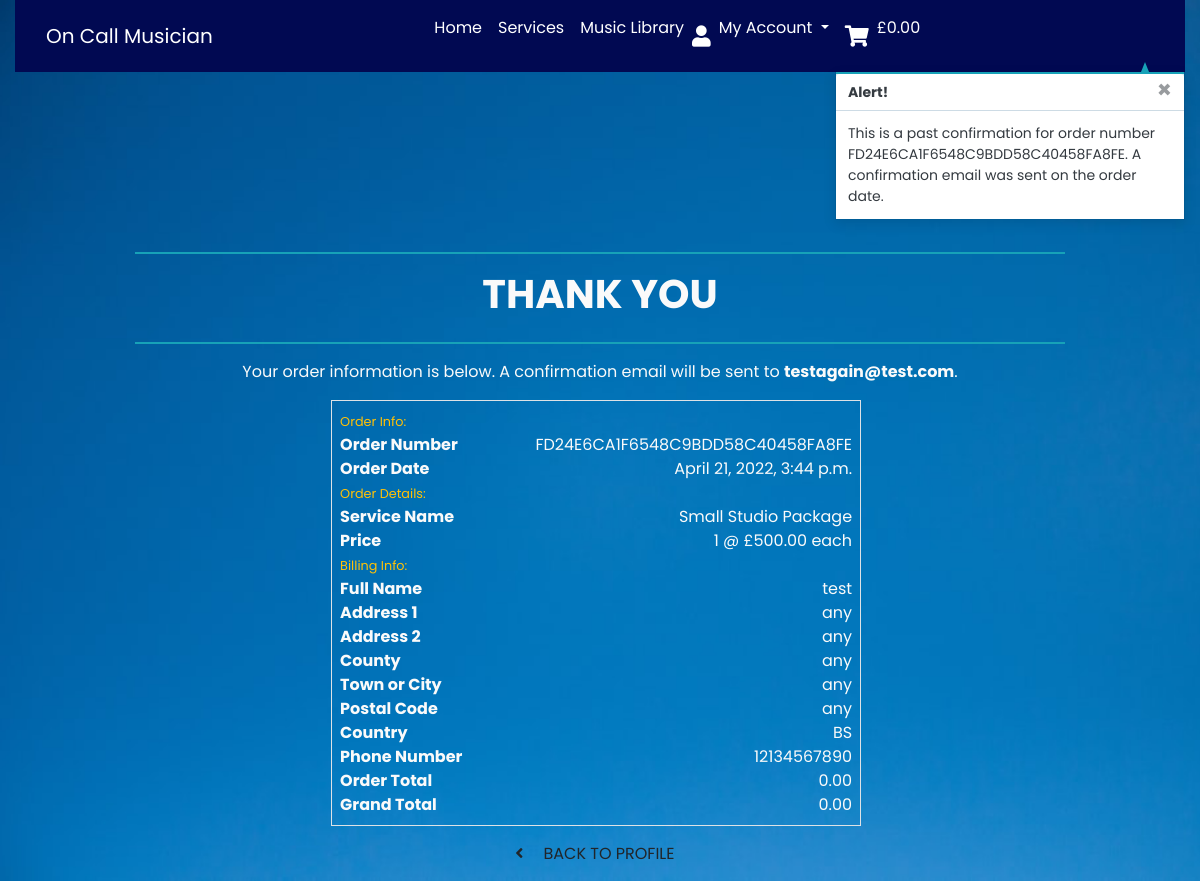
Screenshot of /profile/order_history/FD24E6CA1F6548C9BDD58C40458FA8FE (signed in) with the database file from the repository.
### checkout/models.py (models this page shows, shortened)
class Order(models.Model):
    order_number = models.CharField(max_length=32, null=False, editable=False)
    user_profile = models.ForeignKey(UserProfile, on_delete=models.SET_NULL,
                                     null=True, blank=True,
                                     related_name='orders')
    full_name = models.CharField(max_length=50, null=False, blank=False)
    email = models.EmailField(max_length=254, null=False, blank=False)
    phone_number = models.CharField(max_length=20, null=False, blank=False)
    country = CountryField(blank_label='Country *', null=False, blank=False)
    postcode = models.CharField(max_length=20, null=True, blank=True)
    town_or_city = models.CharField(max_length=40, null=False, blank=False)
    street_address1 = models.CharField(max_length=80, null=False, blank=False)
    street_address2 = models.CharField(max_length=80, null=True, blank=True)
    county = models.CharField(max_length=80, null=True, blank=True)
    date = models.DateTimeField(auto_now_add=True)
    order_total = models.DecimalField(max_digits=10, decimal_places=2,
                                      null=False, default=0)
    grand_total = models.DecimalField(max_digits=10, decimal_places=2,
                                      null=False, default=0)
    original_cart = models.TextField(null=False, blank=False, default='')
    stripe_pid = models.CharField(max_length=254, null=False, blank=False,
                                  default='')

class OrderLineItem(models.Model):
    order = models.ForeignKey(Order, null=False, blank=False,
                              on_delete=models.CASCADE,
                              related_name='lineitems')
    service = models.ForeignKey(Service, null=False, blank=False,
                                on_delete=models.CASCADE)
    quantity = models.IntegerField(null=False, blank=False, default=0)
    lineitem_total = models.DecimalField(max_digits=6, decimal_places=2,
                                         null=False, blank=False,
                                         editable=False)

### services/models.py (models this page shows, shortened)
class Service(models.Model):
    name = models.CharField(max_length=254)
    description = models.TextField(max_length=400)
    price = models.DecimalField(max_digits=6, decimal_places=2)
    subscription = models.CharField(max_length=254, default='Subscription')
    access = models.CharField(max_length=254, default='Access')
    original_music = models.CharField(max_length=254, default='Original Music')
    rating = models.DecimalField(max_digits=6, decimal_places=2, null=True,
                                 blank=True)
    image_url = models.URLField(max_length=1024, null=True, blank=True)
    image = models.ImageField(null=True, blank=True)

### profiles/views.py (the view)
# urls.py: path('order_history/<order_number>', views.order_history,
def order_history(request, order_number):
    order = get_object_or_404(Order, order_number=order_number)
    messages.info(request, (
        f'This is a past confirmation for order number {order_number}. '
        'A confirmation email was sent on the order date.'
    ))
    template = 'checkout/checkout_success.html'
    context = {
        'order': order,
        'from_profile': True,
    }
    return render(request, template, context)

### cart/contexts.py (called while the page is built, shortened)
def cart_contents(request):
    cart_items = []
    total = 0
    service_count = 0
    discount = 0
    cart = request.session.get('cart', {})
    if total < settings.TEN_PERCENT_DISCOUNT:
        discount = total * Decimal(settings.SINGLE_PRODUCT_COUNT)
        discount_delta = settings.TEN_PERCENT_DISCOUNT - total
    else:
        discount = 0
        discount_delta = 0
    grand_total = discount + total
    context = {
        'cart_items': cart_items,
        'total': total,
        'service_count': service_count,
        'discount': discount,
        'discount_delta': discount_delta,
        'ten_percent_discount': settings.TEN_PERCENT_DISCOUNT,
        'grand_total': grand_total,
    }
    return context

### checkout/templates/checkout/checkout_success.html (shortened to what this page needs)
{% extends "base.html" %}
{% load static %}
{% block extra_css %}
<link rel="stylesheet" href="{% static 'checkout/css/checkout.css' %}">
{% endblock %}
{% block page_header %}
<div class="container header-container">
</div>
{% endblock %}
{% block content %}
<div class="overlay"></div>
<div class="container checkout-container">
    <div class="row">
        <div class="col">
            <hr class="h-rule">
            <h1 class="logo-font mb-4">Thank You</h1>
            <hr class="h-rule">
            <p class="text-black text-center">Your order information is below. A confirmation email will be sent to
                <strong>{{ order.email }}</strong>.</p>
        </div>
    </div>
    <div class="row">
        <div class="col-12 col-lg-7 ">
            <div class="order-confirmation-wrapper  p-2 border">
                <div class="row">
                    <div class="col">
                        <small class="text-warning">Order Info:</small>
                    </div>
                </div>
                <div class="row">
                    <div class="col-12 col-md-4 col-sm-4">
                        <p class="mb-0 text-black font-weight-bold">Order Number</p>
                    </div>
                    <div class="col-12 col-md-8  text-md-right">
                        <p class="mb-0 small-order-num">{{ order.order_number }}</p>
                    </div>
                </div>
                <div class="row">
                    <div class="col-12 col-md-4 ">
                        <p class="mb-0 text-black font-weight-bold">Order Date</p>
                    </div>
                    <div class="col-12 col-md-8 text-md-right">
                        <p class="mb-0">{{ order.date }}</p>
                    </div>
                </div>
                <div class="row">
                    <div class="col">
                        <small class="text-warning">Order Details:</small>
                    </div>
                </div>
                {% for item in order.lineitems.all %}
                <div class="row">
                    <div class="col-12 col-md-4">
                        <p class="mb-0 text-black font-weight-bold">Service Name</p>
                    </div>
                    <div class="col-12 col-md-8 text-md-right">
                        <p class="mb-0 ">{{ item.service.name }}</p>
                    </div>
                    <div class="col-12 col-md-4">
                        <p class="mb-0 text-black font-weight-bold">Price</p>
                    </div>
                    <div class="col-12 col-md-8 text-md-right">
                        <p class="mb-0">{{ item.quantity }} @ £{{ item.service.price }} each</p>
                    </div>
                </div>
                {% endfor %}
                <div class="row">
                    <div class="col">
                        <small class="text-warning">Billing Info:</small>
                    </div>
                </div>
                <div class="row">
                    <div class="col-12 col-md-4">
                        <p class="mb-0 text-black font-weight-bold">Full Name</p>
                    </div>
                    <div class="col-12 col-md-8 text-md-right">
                        <p class="mb-0">{{ order.full_name }}</p>
                    </div>
                </div>
                <div class="row">
                    <div class="col-12 col-md-4">
                        <p class="mb-0 text-black font-weight-bold">Address 1</p>
                    </div>
                    <div class="col-12 col-md-8 text-md-right">
                        <p class="mb-0">{{ order.street_address1 }}</p>
                    </div>
                </div>
                {% if order.street_address2 %}
                <div class="row">
                    <div class="col-12 col-md-4">
                        <p class="mb-0 text-black font-weight-bold">Address 2</p>
                    </div>
                    <div class="col-12 col-md-8 text-md-right">
                        <p class="mb-0">{{ order.street_address1 }}</p>
                    </div>
                </div>
                {% endif %}
                {% if order.county %}
                <div class="row">
                    <div class="col-12 col-md-4">
                        <p class="mb-0 text-black font-weight-bold">County</p>
                    </div>
                    <div class="col-12 col-md-8 text-md-right">
                        <p class="mb-0">{{ order.county }}</p>
                    </div>
                </div>
                {% endif %}
                <div class="row">
                    <div class="col-12 col-md-4">
                        <p class="mb-0 text-black font-weight-bold">Town or City</p>
                    </div>
                    <div class="col-12 col-md-8 text-md-right">
                        <p class="mb-0">{{ order.town_or_city }}</p>
                    </div>
                </div>
                {% if order.postcode %}
                <div class="row">
                    <div class="col-12 col-md-4">
                        <p class="mb-0 text-black font-weight-bold">Postal Code</p>
                    </div>
                    <div class="col-12 col-md-8 text-md-right">
                        <p class="mb-0">{{ order.postcode }}</p>
                    </div>
                </div>
                {% endif %}
                <div class="row">
                    <div class="col-12 col-md-4">
                        <p class="mb-0 text-black font-weight-bold">Country</p>
                    </div>
                    <div class="col-12 col-md-8 text-md-right">
                        <p class="mb-0">{{ order.country }}</p>
                    </div>
                </div>
                <div class="row">
                    <div class="col-12 col-md-4">
                        <p class="mb-0 text-black font-weight-bold">Phone Number</p>
                    </div>
                    <div class="col-12 col-md-8 text-md-right">
                        <p class="mb-0">{{ order.phone_number }}</p>
                    </div>
                </div>
                <div class="row">
                    <div class="col-12 col-md-4">
                        <p class="mb-0 text-black font-weight-bold">Order Total</p>
                    </div>
                    <div class="col-12 col-md-8 text-md-right">
                        <p class="mb-0">{{ order.order_total }}</p>
                    </div>
                </div>
                <div class="row">
                    <div class="col-12 col-md-4">
                        <p class="mb-0 text-black font-weight-bold">Grand Total</p>
                    </div>
                    <div class="col-12 col-md-8 text-md-right">
                        <p class="mb-0">{{ order.grand_total }}</p>
                    </div>
                </div>
            </div>
        </div>
    </div>
</div>
<div class="row">
    <div class="col-12 col-lg-7 text-right">
        {% if from_profile %}
        <a href="{% url 'profile' %}" class="btn btn-black rounded-0 my-2">
            <span class="icon mr-2">
                <i class="fas fa-angle-left"></i>
            </span>
            <span class="text-uppercase">Back to Profile</span>
        </a>
        {% endif %}
    </div>
</div>
{% endblock %}

### static/css/base.css (style rules this page uses)
html { height: 100%; }
body { background: url('/media/hannah-troupe-wL_w5t_OKtI-unsplash.jpg') no-repeat center center fixed; background-size: cover; color: rgb(250, 250, 250); font-family: 'Poppins', sans-serif; }
.overlay { height: 100%; width: 100%; top: 0; left: 0; position: fixed; background-image: url(/media/overlay.png); background-size: cover; z-index: -1; }
h1 { margin-top: 10px; margin-bottom: 20px; text-align: center; font-weight: bolder; }
.h-rule { border: 1px solid #17a2b8; }
.icon { align-items: center; display: inline-flex; justify-content: center; height: 1.5rem; width: 1.5rem; }
.logo-font { text-transform: uppercase; }
.order-confirmation-wrapper { position: relative; left: 37%; }
.checkout-container { margin-top: 0; }
@media (min-width: 1200px) { .container { max-width: 80%; } }
@media (min-width: 992px) { .header-container { padding-top: 164px; } }

### rows the page displays
Order: email "testagain@test.com", order_number "FD24E6CA1F6548C9BDD58C40458FA8FE", date "April 21, 2022, 3:44 p.m.", full_name "test", street_address1 "any", county "any", town_or_city "any", postcode "any", country "BS", phone_number "12134567890", order_total "0.00", grand_total "0.00"
OrderLineItem: service.name "Small Studio Package", quantity "1", service.price "500.00"

### other values shown
{{ message }} "This is a past confirmation for order number FD24E6CA1F6548C9BDD58C40458FA8FE. A confirmation email was sent on the order date."
